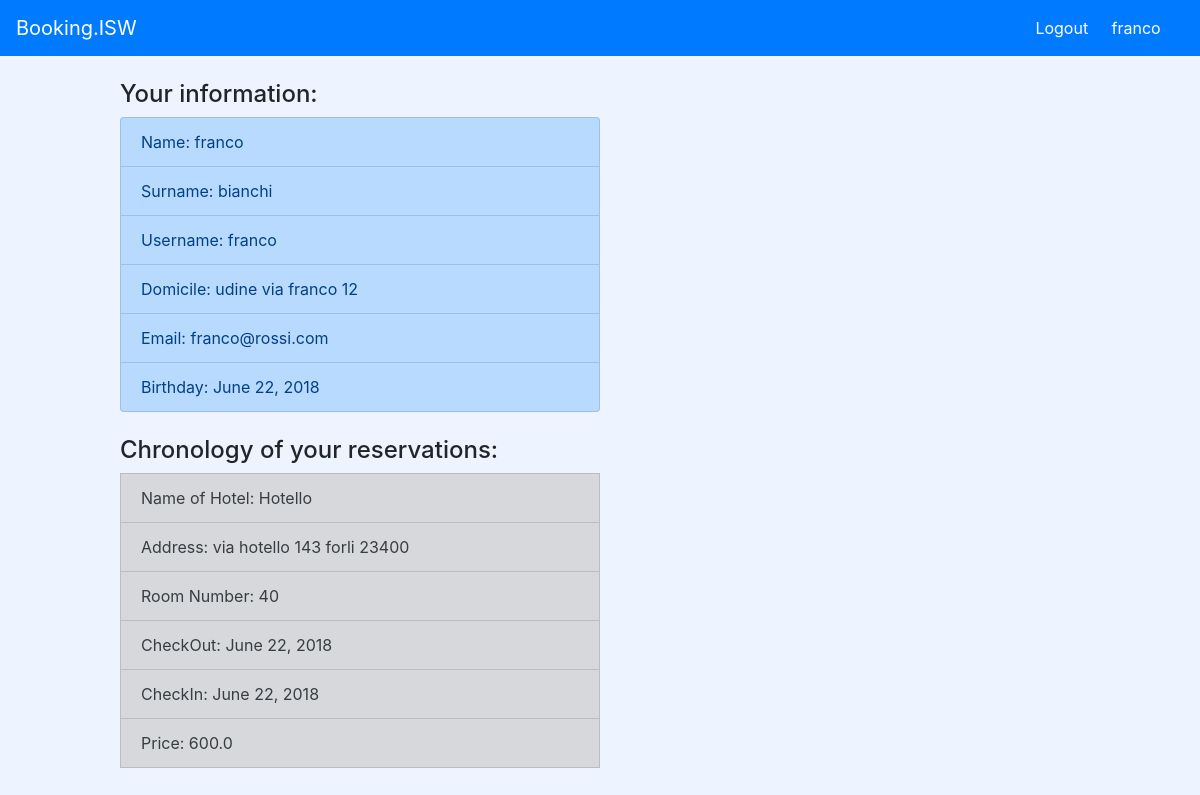
The page /profile/ (signed in) on the database its author committed.
### bookingApp/models.py (models this page shows, shortened)
class Person(models.Model):
    name = models.CharField(max_length=50)
    surname = models.CharField(max_length=50)
    birthday = models.DateField()
    cf = models.CharField(max_length=20)
    email = models.EmailField(max_length=100)
    address = models.ForeignKey(Address, on_delete=models.CASCADE)

class User(Person):
    def __str__(self):
        return str(self.name) + " " + str(self.surname) + " " + str(self.birthday) + " " + str(self.cf) + " " + str(self.email) + " " + self.address.__str__()

class RegisteredUser(User):
    userName = models.CharField(max_length=50)
    password = models.CharField(max_length=50)

class Address(models.Model):
    street = models.CharField(max_length=100)
    houseNumber = models.IntegerField()
    city = models.CharField(max_length=30)
    zipCode = models.CharField(max_length=15)
    def __str__(self):
       return str(self.street) + " " + str(self.houseNumber) + " " + str(self.city) + " " + str(self.zipCode)

class Booking(models.Model):
    customerId = models.ForeignKey(User, on_delete=models.CASCADE)
    roomId = models.ForeignKey(Room, on_delete=models.CASCADE)
    checkIn = models.DateField()
    checkOut = models.DateField()

class Hotel(models.Model):
    name = models.CharField(max_length=30)
    description = models.TextField()
    hotelKeeperId = models.ForeignKey(HotelKeeper, on_delete=models.CASCADE)
    address = models.ForeignKey(Address, on_delete=models.CASCADE)
    photoUrl = models.ImageField(default=None, null=True, upload_to="static/img")

class Room(models.Model):
    roomNumber = models.IntegerField(default=0)
    capacity = models.IntegerField(default=0)
    price = models.FloatField(default=0.0)
    hotelId = models.ForeignKey(Hotel, on_delete=models.CASCADE)
    services = models.ManyToManyField(IncludedService)

### bookingApp/views.py (the view, shortened to what this page needs)
# urls.py: path('profile/', v.viewProfileUser),
def viewProfileUser(request):
    userName = request.session['usr']
    userSession = None
    flag_user = True
    for userAtrs in RegisteredUser.objects.all():
        if(userAtrs.userName==userName):
            userSession = userAtrs
            break
    flag_card = False
    creditCardOfUser = None
    for creditCard in CreditCard.objects.all():
        if (userSession.id == creditCard.owner.id):
            creditCardOfUser = creditCard
            flag_card = True
            break
    listBooking = []
    flag_pren = False
    for book in Booking.objects.all():
        if (userSession.id == book.customerId.id):
            for room in Room.objects.all():
                if(room.id==book.roomId.id):
                    for hotel in Hotel.objects.all():
                        if(room.hotelId.id==hotel.id):
                            listBooking.append([book, room, hotel])
                            if (flag_pren==False):
                                flag_pren=True
                            break
    context = {'userProfile': userSession, 'creditCardView': creditCardOfUser, 'listBooking': listBooking, 'flag_user': flag_user,'flag_card':flag_card,'flag_pren':flag_pren}
    return render(request, 'profile.html', context)

### templates/profile.html (shortened to what this page needs)
{% extends "base.html" %}
{% block content %}
{% if flag_user == True %}
<div class="profile">
        <div class="information" style="width:30rem; margin-left:10%; margin-right:5%; float:left">
            <br>
            <h4>Your information:</h4>
                <ul class="list-group">
                    <li class="list-group-item list-group-item-primary">Name: {{userProfile.name}}</li>
                    <li class="list-group-item list-group-item-primary">Surname: {{userProfile.surname}}</li>
                    <li class="list-group-item list-group-item-primary">Username: {{userProfile.userName}}</li>
                    <li class="list-group-item list-group-item-primary">Domicile: {{userProfile.address.city}} {{userProfile.address.street}} {{userProfile.address.houseNumber}}</li>
                    <li class="list-group-item list-group-item-primary">Email: {{userProfile.email}}</li>
                    <li class="list-group-item list-group-item-primary">Birthday: {{userProfile.birthday}}</li>
                </ul>
        </div>
        <div class="reservations" style="width:30rem; margin-left:10%; float:left; margin-right:5%">
            <br>
            {% if flag_pren == False %}
            <h4>You do not have any reservations yet</h4>
            {% else %}
            <ul class="list-group">
              <h4>Chronology of your reservations:</h4>
                 {% for item in listBooking %}
                     <li class="list-group-item list-group-item-secondary">Name of Hotel: {{item.2.name}}</li>
                     <li class="list-group-item list-group-item-secondary">Address: {{item.2.address}}</li>
                     <li class="list-group-item list-group-item-secondary">Room Number: {{item.1.roomNumber}}</li>
                     <li class="list-group-item list-group-item-secondary">CheckOut: {{item.0.checkOut}}</li>
                     <li class="list-group-item list-group-item-secondary">CheckIn: {{item.0.checkIn}}</li>
                     <li class="list-group-item list-group-item-secondary">Price: {{item.1.price}}</li>
                <br><br>
                 {% endfor %}
            </ul>
            {% endif %}
        </div>
</div>
{% endif %}
{% endblock %}

### rows shown on the page
Person: name "franco", surname "bianchi", address.city "udine", address.street "via franco", address.houseNumber "12", email "franco@rossi.com", birthday "June 22, 2018"
RegisteredUser: userName "franco"
Booking: name "Hotello", zipCode "via hotello 143 forli 23400", roomNumber "40", checkOut "June 22, 2018", checkIn "June 22, 2018", price "600.0"

### other values the page prints
{{ request.session.usr }} "franco"
